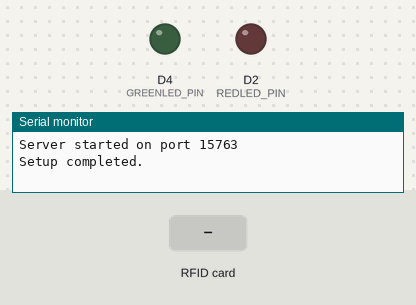
The sketch below on a simulated ESP8266 (NodeMCU). Parts: output pins drawn as LEDs (lit = HIGH), the last lines printed to the serial monitor. Inputs (shaded band) come from the test bench. WiFi joins after 1.5 s; servers stay silent unless stated.

Above: at 1.2 s.
1.3 s: RFID card 5E 7A 19 C4 held to the reader
At 5.1 s:
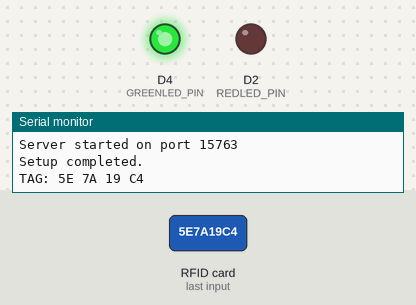
Timing chart, 0 to 6.6 s (numbered marks = the images above; inputs shaded):
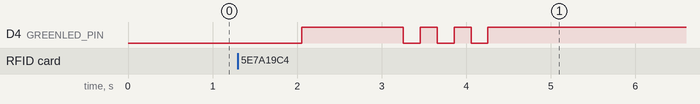

Measured:
- by itself, D4 (GREENLED_PIN): repeats every 0.40 s: LOW 0.20 s, HIGH 0.20 s, until it stays HIGH from 4.3 s

The sketch:

rfidstation.ino
```cpp
// PINOUT:
// RC522 MODULE    NodeMCU 1.0
// SDA             15 (D8)
// SCK             14 (D5)
// MOSI            13 (D7)
// MISO            12 (D6)
// IRQ             N/A
// GND             GND
// RST             5  (D1)
// 3.3V            3.3V

//////////////////////////////////////////////////////////////////////////////
// Includes
#include <SPI.h>
#include <MFRC522.h>
#include <ESP8266WiFi.h>
#include <WiFiClient.h>

//////////////////////////////////////////////////////////////////////////////
// Defines
#define SS_PIN 15       // SPI pin connected to local RFID reader
#define RST_PIN 5       // SPI RST pin connected to local RFID reader
#define REDLED_PIN D2   // D2
#define GREENLED_PIN D4 // D4

//////////////////////////////////////////////////////////////////////////////
// Globals
MFRC522 mfrc522(SS_PIN, RST_PIN);
IPAddress accesspoint_ip(42, 42, 42, 42);
int accesspoint_port(42501);
WiFiClient wifiClient;
WiFiServer httpServer(15763);
bool g_connected(false);
bool g_armed(false);

//////////////////////////////////////////////////////////////////////////////
// Setup
void setup()
{
  // Debug
  Serial.begin(9600);

  // Status leds
  pinMode(REDLED_PIN, OUTPUT);
  pinMode(GREENLED_PIN, OUTPUT);

  // Initiate  SPI bus
  SPI.begin();

  // Initiate MFRC522
  mfrc522.PCD_Init();

  // Configure wifi node
  bool stationConfigured = WiFi.config(
    IPAddress(42, 42, 42, 43),  // local_ip
    IPAddress(42, 42, 42, 42),  // gateway
    IPAddress(255, 255, 255, 0) // subnet
    );

  if(!stationConfigured)
  {
    Serial.println("Error, WiFi.config() returned false.");
  }

  // Connect to wifi
  bool stationConnected = WiFi.begin(
    "GuaglioWifi",
    "testtesttest");

  if(!stationConnected)
  {
    Serial.println("Error, WiFi.begin() returned false.");
  }

  // Set automatic reconnection
  bool autoreconnect = WiFi.setAutoReconnect(true);

  if(!autoreconnect)
  {
    Serial.println("Error, WiFi.setAutoReconnect() returned false.");
  }

  // Start http server
  httpServer.begin();

  Serial.println("Server started on port 15763");

  Serial.println("Setup completed.");
}

//////////////////////////////////////////////////////////////////////////////
// Loop
void loop()
{
  // Set green led according to connection
  CheckConnection();
  digitalWrite(GREENLED_PIN, g_connected ? HIGH : LOW);

  // If connected, check alarm state and read from local RFID reader
  if(g_connected)
  {
    CheckAlarmState();

    // Set red led according to alarm state
    digitalWrite(REDLED_PIN, g_armed ? HIGH : LOW);

    // Read if tag present
    CheckLocalRFIDReader();
  }

  // Wait for a while
  delay(1000);
}

//////////////////////////////////////////////////////////////////////////////
// Check connection
void CheckConnection()
{
  g_connected = WiFi.status() == WL_CONNECTED;
}

//////////////////////////////////////////////////////////////////////////////
// Check alarm state
void CheckAlarmState()
{
  if(!wifiClient.connected())
  {
    if (!wifiClient.connect(accesspoint_ip, accesspoint_port))
    {
      return;
    }
  }

  // This will send the request to the server
  wifiClient.print("/armed\n");

  // Wait response
  //String resp = wifiClient.readStringUntil('\r');
  String resp = wifiClient.readStringUntil('\n');

  if(resp.length() != 0)
  {
    //Serial.println("armed: " + resp + "_" + resp.length());
    if(resp.charAt(0) == '1')
    {
      g_armed = true;
    }
    else if(resp.charAt(0) == '0')
    {
      g_armed = false;
    }
    // else, does not change g_armed value
  }
  wifiClient.flush();
}

//////////////////////////////////////////////////////////////////////////////
// Check local RFID tag reader
void CheckLocalRFIDReader()
{
  // Look for new cards
  if(!mfrc522.PICC_IsNewCardPresent())
  {
    return;
  }

  // Select one of the cards
  if(!mfrc522.PICC_ReadCardSerial())
  {
    return;
  }

  String content= "";
  for (byte i = 0; i < mfrc522.uid.size; i++)
  {
     content.concat(String(mfrc522.uid.uidByte[i] < 0x10 ? " 0" : " "));
     content.concat(String(mfrc522.uid.uidByte[i], HEX));
  }
  content.toUpperCase();

  // Send data to access point and blink green led
  if(!wifiClient.connected())
  {
    if (!wifiClient.connect(accesspoint_ip, accesspoint_port))
    {
      return;
    }
  }

  // This will send the request to the server
  wifiClient.print("TAG:" + content + "\n");
  Serial.println("TAG:" + content);

  // Assuming here if connection ok and green led ON.
  // Blink green led to inform user that card info was sent
  digitalWrite(GREENLED_PIN, LOW);
  delay(200);
  digitalWrite(GREENLED_PIN, HIGH);
  delay(200);
  digitalWrite(GREENLED_PIN, LOW);
  delay(200);
  digitalWrite(GREENLED_PIN, HIGH);
  delay(200);
  digitalWrite(GREENLED_PIN, LOW);
  delay(200);
  digitalWrite(GREENLED_PIN, HIGH);
}
```
